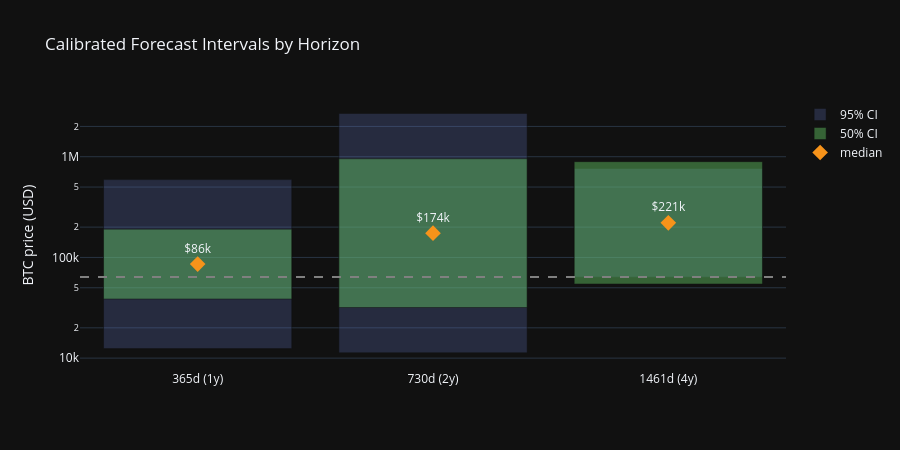

Write notebook code for a chart like this one.
### Code cell
# Calibrated interval bar chart
fig2 = go.Figure()
for r in calibrated:
    label = r["horizon"]
    fig2.add_trace(go.Scatter(
        x=[label], y=[r["lo95_cal"]], mode="markers",
        marker=dict(color="rgba(0,0,0,0)"), showlegend=False, hoverinfo="skip",
    ))
    fig2.add_trace(go.Bar(
        x=[label], base=[r["lo95_cal"]], y=[r["hi95_cal"] - r["lo95_cal"]],
        marker_color="rgba(100,120,200,0.25)", name="95% CI", showlegend=(label == calibrated[0]["horizon"]),
        hovertext=f"95%: ${r['lo95_cal']:,.0f} – ${r['hi95_cal']:,.0f}",
    ))
    fig2.add_trace(go.Bar(
        x=[label], base=[r["lo50_cal"]], y=[r["hi50_cal"] - r["lo50_cal"]],
        marker_color="rgba(100,200,100,0.45)", name="50% CI", showlegend=(label == calibrated[0]["horizon"]),
        hovertext=f"50%: ${r['lo50_cal']:,.0f} – ${r['hi50_cal']:,.0f}",
    ))

fig2.add_trace(go.Scatter(
    x=[r["horizon"] for r in calibrated], y=[r["median"] for r in calibrated],
    mode="markers+text", name="median",
    text=[f"${r['median']/1000:.0f}k" for r in calibrated], textposition="top center",
    marker=dict(size=12, color="#f7931a", symbol="diamond"),
))
fig2.add_hline(y=price_now, line_dash="dash", line_color="gray",
               annotation_text=f"now ${price_now:,.0f}")

fig2.update_layout(
    title="Calibrated Forecast Intervals by Horizon",
    yaxis_type="log", yaxis_title="BTC price (USD)", height=450,
    template="plotly_dark", barmode="overlay",
)
fig2.show()

### Figure 1 — Plotly figure (JSON) as saved in the notebook; plotly's stock layout.template omitted (floating-point values rounded to 4 significant figures)
{"data": [{"hoverinfo": "skip", "marker": {"color": "rgba(0,0,0,0)"}, "mode": "markers", "showlegend": false, "type": "scatter", "x": ["365d (1y)"], "y": [12440.0]}, {"base": [12440.0], "hovertext": "95%: $12,444 – $592,871", "marker": {"color": "rgba(100,120,200,0.25)"}, "name": "95% CI", "showlegend": true, "type": "bar", "x": ["365d (1y)"], "y": [580400.0]}, {"base": [38640.0], "hovertext": "50%: $38,642 – $190,918", "marker": {"color": "rgba(100,200,100,0.45)"}, "name": "50% CI", "showlegend": true, "type": "bar", "x": ["365d (1y)"], "y": [152300.0]}, {"hoverinfo": "skip", "marker": {"color": "rgba(0,0,0,0)"}, "mode": "markers", "showlegend": false, "type": "scatter", "x": ["730d (2y)"], "y": [11310.0]}, {"base": [11310.0], "hovertext": "95%: $11,311 – $2,687,412", "marker": {"color": "rgba(100,120,200,0.25)"}, "name": "95% CI", "showlegend": false, "type": "bar", "x": ["730d (2y)"], "y": [2676000.0]}, {"base": [31830.0], "hovertext": "50%: $31,832 – $954,954", "marker": {"color": "rgba(100,200,100,0.45)"}, "name": "50% CI", "showlegend": false, "type": "bar", "x": ["730d (2y)"], "y": [923100.0]}, {"hoverinfo": "skip", "marker": {"color": "rgba(0,0,0,0)"}, "mode": "markers", "showlegend": false, "type": "scatter", "x": ["1461d (4y)"], "y": [63630.0]}, {"base": [63630.0], "hovertext": "95%: $63,632 – $764,187", "marker": {"color": "rgba(100,120,200,0.25)"}, "name": "95% CI", "showlegend": false, "type": "bar", "x": ["1461d (4y)"], "y": [700600.0]}, {"base": [54440.0], "hovertext": "50%: $54,437 – $893,274", "marker": {"color": "rgba(100,200,100,0.45)"}, "name": "50% CI", "showlegend": false, "type": "bar", "x": ["1461d (4y)"], "y": [838800.0]}, {"marker": {"color": "#f7931a", "size": 12, "symbol": "diamond"}, "mode": "markers+text", "name": "median", "text": ["$86k", "$174k", "$221k"], "textposition": "top center", "type": "scatter", "x": ["365d (1y)", "730d (2y)", "1461d (4y)"], "y": [85890.0, 174400.0, 220500.0]}], "layout": {"annotations": [{"showarrow": false, "text": "now $63,911", "x": 1, "xanchor": "right", "xref": "x domain", "y": 63910.0, "yanchor": "bottom", "yref": "y"}], "barmode": "overlay", "height": 450, "shapes": [{"line": {"color": "gray", "dash": "dash"}, "type": "line", "x0": 0, "x1": 1, "xref": "x domain", "y0": 63910.0, "y1": 63910.0, "yref": "y"}], "title": {"text": "Calibrated Forecast Intervals by Horizon"}, "yaxis": {"title": {"text": "BTC price (USD)"}, "type": "log"}}}
